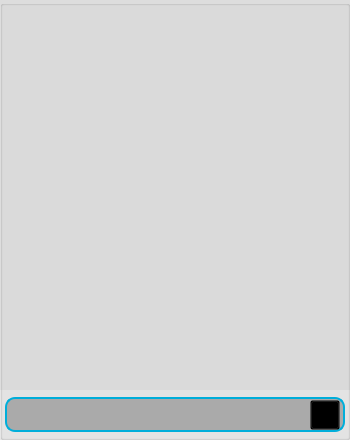
<?xml version="1.0" encoding="UTF-8"?>
<ui version="4.0">
 <class>MainWindow</class>
 <widget class="QMainWindow" name="MainWindow">
  <property name="geometry">
   <rect>
    <x>0</x>
    <y>0</y>
    <width>350</width>
    <height>440</height>
   </rect>
  </property>
  <property name="windowTitle">
   <string>MainWindow</string>
  </property>
  <widget class="QWidget" name="centralwidget">
   <widget class="QGroupBox" name="groupBox">
    <property name="geometry">
     <rect>
      <x>0</x>
      <y>0</y>
      <width>350</width>
      <height>440</height>
     </rect>
    </property>
    <property name="styleSheet">
     <string notr="true">background-color: rgba(0,0,0,10);</string>
    </property>
    <property name="title">
     <string/>
    </property>
    <widget class="QPlainTextEdit" name="chatbox">
     <property name="geometry">
      <rect>
       <x>0</x>
       <y>0</y>
       <width>350</width>
       <height>390</height>
      </rect>
     </property>
     <property name="font">
      <font>
       <family>BankGothic Lt BT</family>
      </font>
     </property>
     <property name="styleSheet">
      <string notr="true">border : 0px;
color: rgb(255, 255, 255);
background-color: rgba(0,0,0,10);

</string>
     </property>
     <property name="readOnly">
      <bool>true</bool>
     </property>
    </widget>
    <widget class="QLineEdit" name="command">
     <property name="geometry">
      <rect>
       <x>5</x>
       <y>397</y>
       <width>340</width>
       <height>35</height>
      </rect>
     </property>
     <property name="font">
      <font>
       <family>BankGothic Lt BT</family>
      </font>
     </property>
     <property name="styleSheet">
      <string notr="true">background-color: rgba(0, 0, 0, 64);
border : 2px solid rgb(0, 174, 218);
border-radius : 10px;
color : white;
padding-right: 30px;</string>
     </property>
     <property name="text">
      <string/>
     </property>
    </widget>
    <widget class="QPushButton" name="snd_button">
     <property name="geometry">
      <rect>
       <x>310</x>
       <y>400</y>
       <width>30</width>
       <height>30</height>
      </rect>
     </property>
     <property name="styleSheet">
      <string notr="true">background-color: transparent;</string>
     </property>
     <property name="text">
      <string/>
     </property>
     <property name="icon">
      <iconset>
       <normaloff>Resources/Images/Send Button.png</normaloff>Resources/Images/Send Button.png</iconset>
     </property>
     <property name="iconSize">
      <size>
       <width>25</width>
       <height>25</height>
      </size>
     </property>
    </widget>
   </widget>
  </widget>
 </widget>
 <resources/>
 <connections/>
</ui>
